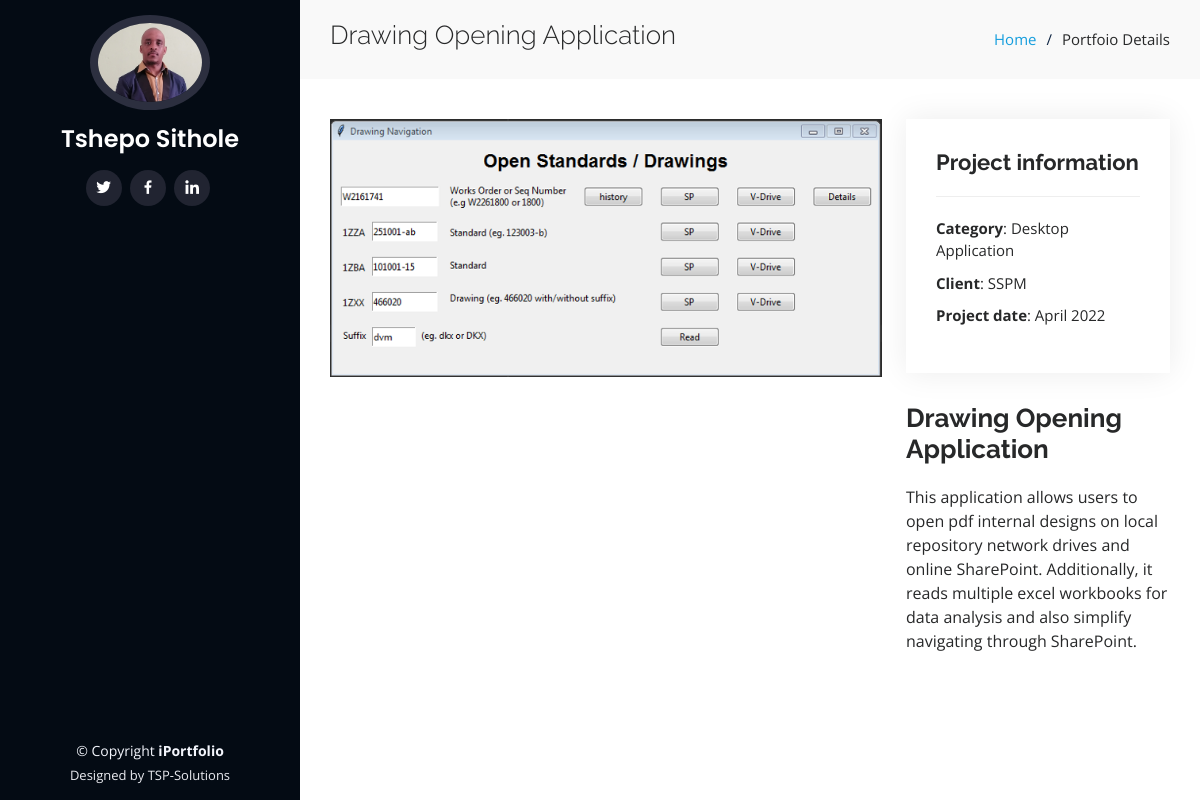
The app's page /Drawing Opening Application with its own data.
### main.py (models this page shows)
class ProjectTable(db.Model):
    id = db.Column(db.Integer, primary_key=True)
    title = db.Column(db.String(250), unique=True, nullable=False)
    category = db.Column(db.String(250), nullable=False)
    client = db.Column(db.String(250), nullable=False)
    date = db.Column(db.String(250), nullable=False)
    project_description = db.Column(db.String(250), nullable=False)

### main.py (the view)
@app.route('/<project_title>')
def portfolio_details(project_title):
    project = db.session.execute(db.Select(ProjectTable).filter_by(title=project_title)).scalar()
    print(project.title)
    return render_template('portfolio-details.html', selected_project=project)

### templates/portfolio-details.html (shortened to what this page needs)
{% extends "base.html" %}
{% block content %}
<main id="main">
  <section id="breadcrumbs" class="breadcrumbs">
    <div class="container">
      <div class="d-flex justify-content-between align-items-center">
        <h2>{{ selected_project.title }}</h2>
        <ol>
          <li><a href="index.html">Home</a></li>
          <li>Portfoio Details</li>
        </ol>
      </div>
    </div>
  </section>
  <section id="portfolio-details" class="portfolio-details">
    <div class="container">
      <div class="row gy-4">
        <div class="col-lg-8">
          <div class="portfolio-details-slider swiper">
            <div class="swiper-wrapper align-items-center">
              <div>
                {% if selected_project.title == 'Drawing Opening Application': %}
                <img src="static/assets/img/portfolio/Drawing opening.png" alt="">
                {% elif selected_project.title == 'Tender Design Tool' %}
                <img src="static/assets/img/portfolio/Tender Design Tool.png" alt="">
                {% elif selected_project.title == 'Maintenance Breakdown Log System' %}
                <img src="static/assets/img/portfolio/Maintenance Breakdown Log System.png" alt="">
                {% elif selected_project.title == 'Process Project Log Application' %}
                <img src="static/assets/img/portfolio/Process Project Log.png" alt="">
                {% elif selected_project.title == 'Supplier NCR Application' %}
                <img src="static/assets/img/portfolio/Supplier NCR.png" alt="">
                {% endif %}
              </div>
            </div>
          </div>
        </div>
        <div class="col-lg-4">
          <div class="portfolio-info">
            <h3>Project information</h3>
            <ul>
              <li><strong>Category</strong>: {{ selected_project.category }}</li>
              <li><strong>Client</strong>: {{ selected_project.client }}</li>
              <li><strong>Project date</strong>: {{ selected_project.date }}</li>
            </ul>
          </div>
          <div class="portfolio-description">
            <h2>{{ selected_project.title }}</h2>
            <p>{{ selected_project.project_description }}</p>
          </div>
        </div>
      </div>
    </div>
  </section>
</main>
{% endblock %}

### templates/base.html (shortened to what this page needs)
<!DOCTYPE html>
<html lang="en">
<head>
  <link href="static/assets/vendor/aos/aos.css" rel="stylesheet">
  <link href="static/assets/vendor/bootstrap/css/bootstrap.min.css" rel="stylesheet">
  <link href="static/assets/vendor/bootstrap-icons/bootstrap-icons.css" rel="stylesheet">
  <link href="static/assets/vendor/boxicons/css/boxicons.min.css" rel="stylesheet">
  <link href="static/assets/vendor/glightbox/css/glightbox.min.css" rel="stylesheet">
  <link href="static/assets/vendor/swiper/swiper-bundle.min.css" rel="stylesheet">
  <link href="static/assets/css/style.css" rel="stylesheet">
</head>
<body>
  <header id="header">
    <div class="d-flex flex-column">
      <div class="profile">
        <img src="static/assets/img/profile-img.jpg" alt="" class="img-fluid rounded-circle">
        <h1 class="text-light"><a href="index.html">Tshepo Sithole</a></h1>
        <div class="social-links mt-3 text-center">
          <a href="https://twitter.com/Blackberry_3326" class="twitter" target="_blank"><i class="bx bxl-twitter"></i></a>
          <a href="https://web.facebookgit .com/tshepo.sithole.33671748" class="facebook" target="_blank"><i class="bx bxl-facebook"></i></a>
          <a href="https://linkedin.com/in/tshepo-sithole-498209161" class="linkedin" target="_blank"><i class="bx bxl-linkedin"></i></a>
        </div>
      </div>
    </div>
  </header>
  {% block content %}{% endblock %}
  <footer id="footer">
    <div class="container">
      <div class="copyright">
        &copy; Copyright <strong><span>iPortfolio</span></strong>
      </div>
      <div class="credits">
        Designed by TSP-Solutions
      </div>
    </div>
  </footer>
</body>
</html>

### static/assets/css/style.css (style rules this page uses)
body { font-family: "Open Sans", sans-serif; color: #272829; }
a { color: #149ddd; text-decoration: none; }
h1, h2, h3, h4, h5, h6 { font-family: "Raleway", sans-serif; }
#header { position: fixed; top: 0; left: 0; bottom: 0; width: 300px; transition: all ease-in-out 0.5s; z-index: 9997; transition: all 0.5s; padding: 0 15px; background: #040b14; overflow-y: auto; }
#header .profile img { margin: 15px auto; display: block; width: 120px; border: 8px solid #2c2f3f; }
#header .profile h1 { font-size: 24px; margin: 0; padding: 0; font-weight: 600; -moz-text-align-last: center; text-align-last: center; font-family: "Poppins", sans-serif; }
#header .profile h1 a, #header .profile h1 a:hover { color: #fff; text-decoration: none; }
#header .profile .social-links a { font-size: 18px; display: inline-block; background: #212431; color: #fff; line-height: 1; padding: 8px 0; margin-right: 4px; border-radius: 50%; text-align: center; width: 36px; height: 36px; transition: 0.3s; }
#main { margin-left: 300px; }
.container, .container-fluid { padding-left: 30px; padding-right: 30px; }
section { padding: 60px 0; overflow: hidden; }
.portfolio-details { padding-top: 40px; }
.portfolio-details .portfolio-details-slider img { width: 100%; }
.portfolio-details .portfolio-info { padding: 30px; box-shadow: 0px 0 30px rgba(5, 13, 24, 0.08); }
.portfolio-details .portfolio-info h3 { font-size: 22px; font-weight: 700; margin-bottom: 20px; padding-bottom: 20px; border-bottom: 1px solid #eee; }
.portfolio-details .portfolio-info ul { list-style: none; padding: 0; font-size: 15px; }
.portfolio-details .portfolio-info ul li+li { margin-top: 10px; }
.portfolio-details .portfolio-description { padding-top: 30px; }
.portfolio-details .portfolio-description h2 { font-size: 26px; font-weight: 700; margin-bottom: 20px; }
.portfolio-details .portfolio-description p { padding: 0; }
.breadcrumbs { padding: 20px 0; background: #f9f9f9; }
.breadcrumbs h2 { font-size: 26px; font-weight: 300; }
.breadcrumbs ol { display: flex; flex-wrap: wrap; list-style: none; padding: 0; margin: 0; font-size: 15px; }
.breadcrumbs ol li+li { padding-left: 10px; }
.breadcrumbs ol li+li::before { display: inline-block; padding-right: 10px; color: #0e2442; content: "/"; }
#footer { padding: 15px; color: #f4f6fd; font-size: 14px; position: fixed; left: 0; bottom: 0; width: 300px; z-index: 9999; background: #040b14; }
#footer .copyright { text-align: center; }
#footer .credits { padding-top: 5px; text-align: center; font-size: 13px; color: #eaebf0; }

### records on screen
ProjectTable: title "Drawing Opening Application", category "Desktop Application", client "SSPM", date "April 2022", project_description "This application allows users to open pdf internal designs on local repository network drives and online SharePoint. Additionally, it reads multiple excel workbooks for data analysis and also simplify navigating through SharePoint."
